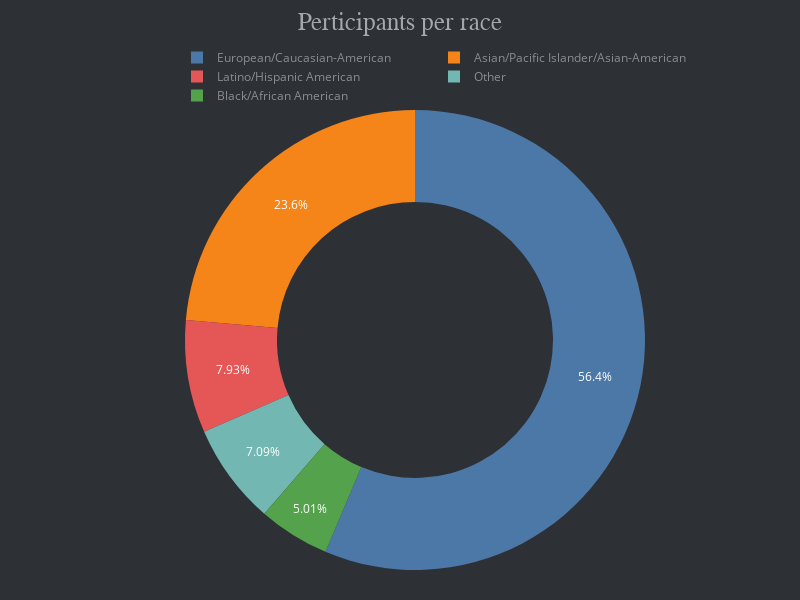

The notebook cell saved with this chart:
### Markdown cell above
** Let's study the "race" of participants

### Code cell
fig = px.pie(df, "race_o", hole=0.6, title='Perticipants per race',
                      color_discrete_sequence=px.colors.qualitative.T10)
fig.update_traces(textfont=dict(color='#fff'))
fig.update_layout(autosize=True, height=600, width=800,
                           margin=dict(t=110, b=30, l=70, r=40),
                           plot_bgcolor='#2d3035', paper_bgcolor='#2d3035',
                           title_x=0.5, title_y=0.98,
                           title_font=dict(size=25, color='#a5a7ab', family="Muli, sans-serif"),
                           font=dict(color='#8a8d93'),
                           legend=dict(orientation="h", yanchor="bottom", y=1, xanchor="right", x=0.9)
                           )

### Figure 1 — Plotly figure (JSON) as saved in the notebook; plotly's stock layout.template omitted (floating-point values rounded to 4 significant figures; data arrays with more than 128 entries replaced by an {"elided": "..."} marker saying what was removed)
{"data": [{"domain": {"x": [0, 1], "y": [0, 1]}, "hole": 0.6, "hovertemplate": "race_o=%{label}<extra></extra>", "labels": {"elided": "8378 str values"}, "legendgroup": "", "name": "", "showlegend": true, "textfont": {"color": "#fff"}, "type": "pie"}], "layout": {"autosize": true, "font": {"color": "#8a8d93"}, "height": 600, "legend": {"orientation": "h", "tracegroupgap": 0, "x": 0.9, "xanchor": "right", "y": 1, "yanchor": "bottom"}, "margin": {"b": 30, "l": 70, "r": 40, "t": 110}, "paper_bgcolor": "#2d3035", "piecolorway": ["#4C78A8", "#F58518", "#E45756", "#72B7B2", "#54A24B", "#EECA3B", "#B279A2", "#FF9DA6", "#9D755D", "#BAB0AC"], "plot_bgcolor": "#2d3035", "title": {"font": {"color": "#a5a7ab", "family": "Muli, sans-serif", "size": 25}, "text": "Perticipants per race", "x": 0.5, "y": 0.98}, "width": 800}}
